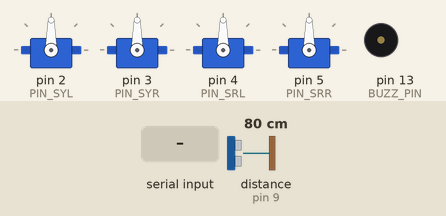
This sketch was run on a simulated Arduino Uno, built with avr-gcc and run on an emulated ATmega328P. Parts: 4 × servo, buzzer (waves = sounding). Wiring (inferred from the names in the program): ultrasonic range finder: trigger pin 8; echo pin 9. Inputs (shaded band) come from the test bench; at power-on: distance to the obstacle (sensor on pin 9) 80 cm. The echo pulse lasts 58.3 µs per cm.

Above: at 1.2 s.
1.3 s: distance to the obstacle (sensor on pin 9) set to 22 cm
2.8 s: distance to the obstacle (sensor on pin 9) set to 18 cm
At 3.1 s:
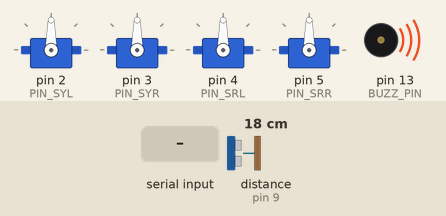
5.9 s: "FW 150\n" received over Serial
At 6.0 s:
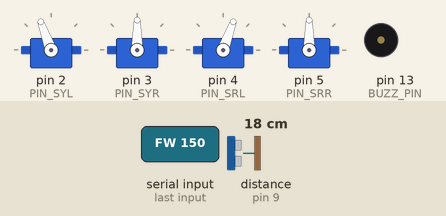
At 6.9 s:
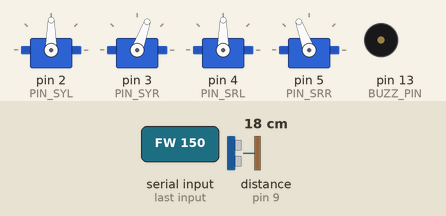
Timing chart, 0 to 15.0 s (numbered marks = the images above; inputs shaded):
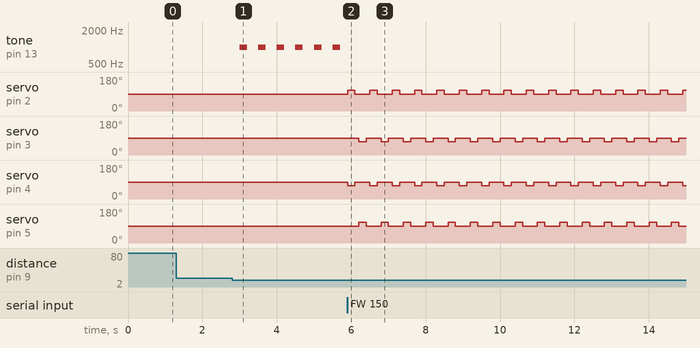

The sketch:

robot_cmd.ino
```cpp
/*
 * ============================================================
 *  RoboMate LH10 — 衡步机器人
 * ============================================================
 *  协议: 115200 baud, {CMD} [N] + '\n'
 *  空闲时不向串口输出（避免干扰 STK500 烧录）
 * ============================================================
 */

#include <Servo.h>

#define MAX_STEPS 20
#define ECHO_CMD  0

const int PIN_SYL = 2;  // 左腿
const int PIN_SYR = 3;  // 右腿
const int PIN_SRL = 4;  // 左脚
const int PIN_SRR = 5;  // 右脚
const int TRIG_PIN = 8;
const int ECHO_PIN = 9;
const int BUZZ_PIN = 13;

// 180° 舵机常用角度
const int ANGLE_CENTER = 90;
const int ANGLE_LOW    = 45;
const int ANGLE_HIGH   = 135;

Servo sYL;  // 左腿
Servo sYR;  // 右腿
Servo sRL;  // 左脚
Servo sRR;  // 右脚

void setup() {
    Serial.begin(115200);
    sYL.attach(PIN_SYL);
    sYR.attach(PIN_SYR);
    sRL.attach(PIN_SRL);
    sRR.attach(PIN_SRR);
    pinMode(TRIG_PIN, OUTPUT);
    pinMode(ECHO_PIN, INPUT);
    pinMode(BUZZ_PIN, OUTPUT);
    home();  // 上电归位/停止
}

void loop() {
    if (Serial.available()) {
        String line = Serial.readStringUntil('\n');
        line.trim();
        if (line.length() > 0) {
#if ECHO_CMD
            Serial.print("[LH10] "); Serial.println(line);
#endif
            handleCommand(line);
        }
    }
    idleBehavior();
}

void handleCommand(String line) {
    line.toUpperCase();
    String cmd = line;
    int steps = 1;
    int sp = line.indexOf(' ');
    if (sp > 0) {
        cmd = line.substring(0, sp);
        steps = line.substring(sp + 1).toInt();
    }
    if (steps < 1) steps = 1;
    if (steps > MAX_STEPS) steps = MAX_STEPS;

    if      (cmd == "FW")   forward(steps);
    else if (cmd == "BW")   backward(steps);
    else if (cmd == "LT")   turnLeft(steps);
    else if (cmd == "RT")   turnRight(steps);
    else if (cmd == "MW")   moonwalk();
    else if (cmd == "HOME") home();
    else if (cmd == "STOP") home();
    else if (cmd == "BEEP") beep();
}

// 双足步态: 4 个 180° 舵机
void home() {
    sYL.write(90); sYR.write(90); sRL.write(90); sRR.write(90);
}

void forward(int n) {
    for(int i=0;i<n;i++){
        sYL.write(110); sRL.write(70);  delay(200);
        sYL.write(90);  sRL.write(90);  delay(100);
        sYR.write(70);  sRR.write(110); delay(200);
        sYR.write(90);  sRR.write(90);  delay(100);
    }
}

void backward(int n) {
    for(int i=0;i<n;i++){
        sYR.write(110); sRR.write(70);  delay(200);
        sYR.write(90);  sRR.write(90);  delay(100);
        sYL.write(70);  sRL.write(110); delay(200);
        sYL.write(90);  sRL.write(90);  delay(100);
    }
}

void turnLeft(int n) {
    for(int i=0;i<n;i++){
        sYL.write(70);  sRL.write(110); delay(200);
        sYL.write(90);  sRL.write(90);  delay(100);
    }
}

void turnRight(int n) {
    for(int i=0;i<n;i++){
        sYR.write(110); sRR.write(70);  delay(200);
        sYR.write(90);  sRR.write(90);  delay(100);
    }
}

void moonwalk() {
    for(int i=0;i<3;i++){
        sYL.write(110); sRL.write(70);  sYR.write(90);  sRR.write(90);  delay(200);
        sYL.write(90);  sRL.write(90);  sYR.write(70);  sRR.write(110); delay(200);
    }
    home();
}

int getDistance() {
    digitalWrite(TRIG_PIN, LOW);  delayMicroseconds(2);
    digitalWrite(TRIG_PIN, HIGH); delayMicroseconds(10);
    digitalWrite(TRIG_PIN, LOW);
    long dur = pulseIn(ECHO_PIN, HIGH, 30000);
    if (dur == 0) return 999;
    return (int)(dur * 0.034 / 2);
}

void beep() {
    tone(BUZZ_PIN, 1000, 200);
}

unsigned long lastIdle = 0;
void idleBehavior() {
    if (millis() - lastIdle < 500) return;
    lastIdle = millis();

    int d = getDistance();
    if (d > 0 && d < 20) {
        // 遇到障碍: 后退+左转+蜂鸣
        if (d < 10) { backward(1); turnLeft(2); }
        beep();
    }
}
```

Measured:
- the behaviour switches between 21 and 20 cm on distance to the obstacle (sensor on pin 9) (found by bisection; images 0 and 1)
- after the input at 1.3 s, every drawn part: stays the same
- after the input at 2.8 s, tone on pin 13 (BUZZ_PIN): alternates 1000 Hz for 0.20 s and silent for 0.30 s, starting after 0.20 s
- after the input at 5.9 s, tone on pin 13 (BUZZ_PIN): stops changing and stays silent; servo on pin 2 (PIN_SYL): alternates 110° for 0.20 s and 90° for 0.40 s, starting at once
